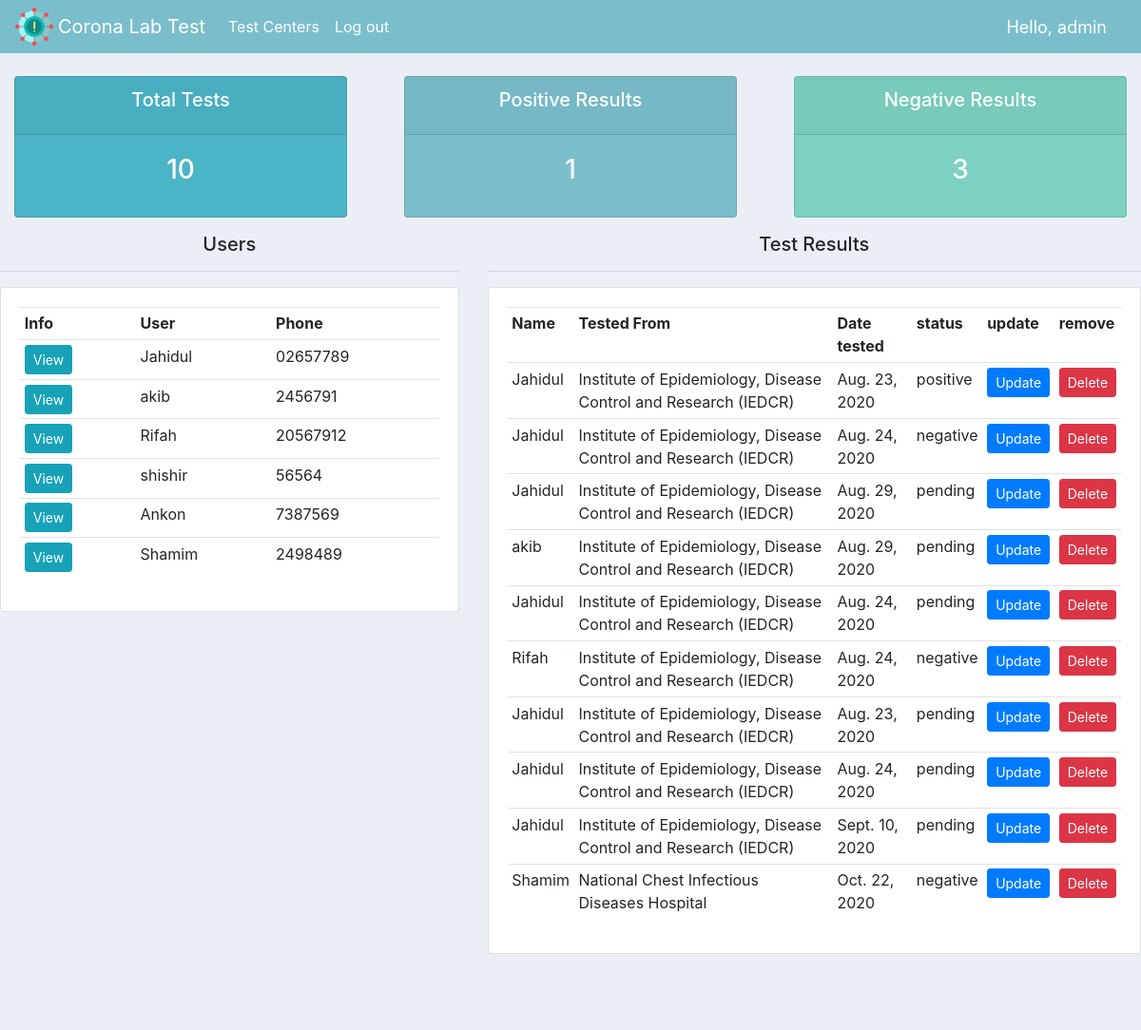
The app's page /adminuser/ (signed in) with its own data.
### coronalab/models.py (models this page shows, shortened)
class RegUser(models.Model):
    user = models.OneToOneField(User,null=True,on_delete= models.CASCADE)
    name = models.CharField(max_length=200,null=True)
    phone = models.CharField(max_length=200,null=True,blank=True,default="not added")
    email = models.CharField(max_length=200,null=True, blank=True)
    address = models.CharField(max_length=200,null=True,blank=True,default="not added")

class Test(models.Model):
    STATUS = (
    ('pending','pending'),
    ('positive','positive'),
    ('negative','negative'),
    )
    user = models.ForeignKey(RegUser,null=True,on_delete=models.CASCADE)
    testcenter = models.ForeignKey(TestCenter,null=True,on_delete=models.CASCADE)
    date = models.DateField(null=True)
    status = models.CharField(max_length=100,blank=True,null=True,choices=STATUS, default="pending")

class TestCenter(models.Model):
    name = models.CharField(max_length=200,null=True)
    address = models.CharField(max_length=200,null=True)
    phone = models.CharField(max_length=200,null=True)
    noOftest = models.IntegerField(null=True,blank=True)

### coronalab/decorators.py (the view)
    def wrapper_function(request, *args, **kwargs):
        group = None
        if request.user.groups.exists():
            group = request.user.groups.all()[0].name
        if group == 'reg_user':
            return redirect('user-page')
        if group == 'admin':
            return view_func(request, *args, **kwargs)

### coronalab/views.py (called while the page is built)
@login_required(login_url='login')
@admin_only
def adminuser (request):
    users = RegUser.objects.all()
    tests = Test.objects.all()
    total_test = tests.count()
    positive = tests.filter(status='positive').count()
    negative = tests.filter(status='negative').count()
    context = {'users': users, 'tests':tests,
                'total_test':total_test, 'positive':positive,
                'negative':negative}
    return render(request,'coronalab/adminuser.html',context)

### coronalab/templates/coronalab/adminuser.html
{%extends 'coronalab/main.html' %}
    {% block content %}
    {% include 'coronalab/status.html' %}
    <div class="row">
        <div class="col-md-5">
            <h5 style="text-align: center;">Users</h5>
            <hr>
            <div class="card card-body">
                <table class="table table-sm">
                    <tr>
                        <th>Info</th>
                        <th>User</th>
                        <th>Phone</th>
                    </tr>
                    {% for user in users %}
                    <tr>
                        <td><a class="btn btn-sm btn-info" href="{% url 'user' user.id %}">View</a></td>
                        <td>{{user.name}}</td>
                        <td>{{user.phone}}</td>
                    </tr>
                    {% endfor %}
                </table>
            </div>
        </div>
        <div class="col-md-7">
            <h5 style="text-align: center;">Test Results</h5>
            <hr>
            <div class="card card-body">
                <table class="table table-sm">
                    <tr>
                        <th>Name</th>
                        <th>Tested From</th>
                        <th>Date tested</th>
                        <th>status</th>
                        <th>update</th>
                        <th>remove</th>
                    </tr>
                    {% for test in tests %}
                    <tr>
                        <td>{{test.user.name}}</td>
                        <td>{{test.testcenter.name}}</td>
                        <td>{{test.date}}</td>
                        <td>{{test.status}}</td>
                        <td><a class="btn btn-primary btn-sm" href="{% url 'update_request' test.id %}">Update</a></td>
                        <td><a class="btn btn-danger btn-sm" href="{% url 'delete_request' test.id %}">Delete</a></td>
                    </tr>
                    {% endfor %}
                </table>
            </div>
        </div>
    </div>
    {% endblock %}

### coronalab/templates/coronalab/main.html (shortened to what this page needs)
{% load static %}
<!DOCTYPE html>
<html>
    <head>
<link rel="stylesheet" href="https://stackpath.bootstrapcdn.com/bootstrap/4.5.2/css/bootstrap.min.css">
<link rel="stylesheet" type ="text/css"href="{% static 'css/main.css' %}">
</head>
    <body>
        {% include 'coronalab/navbar.html' %}
        <br>
        {% block content %}
        {% endblock %}
        <br>
<footer class="page-footer font-small " style = "background-color:#7abecc">
    <div class="footer-copyright text-center py-3" style="color: white;">© 2020 Copyright: Corona Lab Test
    </div>
</footer>
</body>
</html>

### coronalab/templates/coronalab/navbar.html (shortened to what this page needs)
{% load static %}
<nav class="navbar navbar-expand-lg navbar-dark " style = "background-color:#7abecc">
  <img src="{% static 'image/corona.png' %}" alt="" style=" height:40px; width: 40px; margin-right: 5px;">
  <a class="navbar-brand" href="{% url 'home' %}">Corona Lab Test</a>
  <div class="collapse navbar-collapse" id="navbarSupportedContent">
    <ul class="navbar-nav mr-auto" >
      {% if request.user.is_staff %}
      <li class="nav-item active">
        <a class="nav-link" href="{% url 'testcenter' %}">Test Centers <span class="sr-only">(current)</span></a>
      </li>
      {% endif %}
      <li class="nav-item active">
        <a class="nav-link" href="{% url 'logout' %}">Log out <span class="sr-only">(current)</span></a>
      </li>
    </ul>
  </div>
  <span class="hello-msg">Hello, {{request.user}}</span>
</nav>

### coronalab/templates/coronalab/status.html
<div class="row">
    <div class="col">
        <div class="col-md">
            <div class="card text-center text-white mb-3 "id="total-orders">
                <div class="card-header">
                    <h5 class="card-title">Total Tests</h5>
                </div>
                <div class="card-body">
                    <h3 class="card-title">{{total_test}}</h3>
                </div>
            </div>
        </div>
    </div>
    <div class="col">
        <div class="col-md">
            <div class="card text-center text-white mb-3 "id="orders-delivered">
                <div class="card-header">
                    <h5 class="card-title">Positive Results</h5>
                </div>
                <div class="card-body">
                    <h3 class="card-title">{{positive}}</h3>
                </div>
            </div>
        </div>
    </div>
    <div class="col">
        <div class="col-md">
            <div class="card text-center text-white mb-3 "id="orders-pending">
                <div class="card-header">
                    <h5 class="card-title">Negative Results</h5>
                </div>
                <div class="card-body">
                    <h3 class="card-title">{{negative}}</h3>
                </div>
            </div>
        </div>
    </div>
</div>

### static/css/main.css (style rules this page uses)
#total-orders { background-color: #4cb4c7; }
#orders-pending { background-color: #7CD1C0; }
#orders-delivered { background-color: #7abecc; }
body { background-color: #ebeff5; }

### coronalab/templates/coronalab/navbar.html (style rules this page uses)
.hello-msg { font-size: 18px; color: #fff; margin-right: 20px; }

### records on screen
RegUser: name "Jahidul", phone "02657789"
RegUser: name "akib", phone "2456791"
RegUser: name "Rifah", phone "20567912"
RegUser: name "shishir", phone "56564"
RegUser: name "Ankon", phone "7387569"
RegUser: name "Shamim", phone "2498489"
Test: user.name "Jahidul", testcenter.name "Institute of Epidemiology, Disease Control and Research (IEDCR)", date "Aug. 23, 2020", status "positive"
Test: user.name "Jahidul", testcenter.name "Institute of Epidemiology, Disease Control and Research (IEDCR)", date "Aug. 24, 2020", status "negative"
Test: user.name "Jahidul", testcenter.name "Institute of Epidemiology, Disease Control and Research (IEDCR)", date "Aug. 29, 2020", status "pending"
Test: user.name "akib", testcenter.name "Institute of Epidemiology, Disease Control and Research (IEDCR)", date "Aug. 29, 2020", status "pending"
Test: user.name "Jahidul", testcenter.name "Institute of Epidemiology, Disease Control and Research (IEDCR)", date "Aug. 24, 2020", status "pending"
Test: user.name "Rifah", testcenter.name "Institute of Epidemiology, Disease Control and Research (IEDCR)", date "Aug. 24, 2020", status "negative"
Test: user.name "Jahidul", testcenter.name "Institute of Epidemiology, Disease Control and Research (IEDCR)", date "Aug. 23, 2020", status "pending"
Test: user.name "Jahidul", testcenter.name "Institute of Epidemiology, Disease Control and Research (IEDCR)", date "Aug. 24, 2020", status "pending"
Test: user.name "Jahidul", testcenter.name "Institute of Epidemiology, Disease Control and Research (IEDCR)", date "Sept. 10, 2020", status "pending"
Test: user.name "Shamim", testcenter.name "National Chest Infectious Diseases Hospital", date "Oct. 22, 2020", status "negative"

### other values on screen
{{ request.user }} "admin"
{{ total_test }} "10"
{{ positive }} "1"
{{ negative }} "3"
